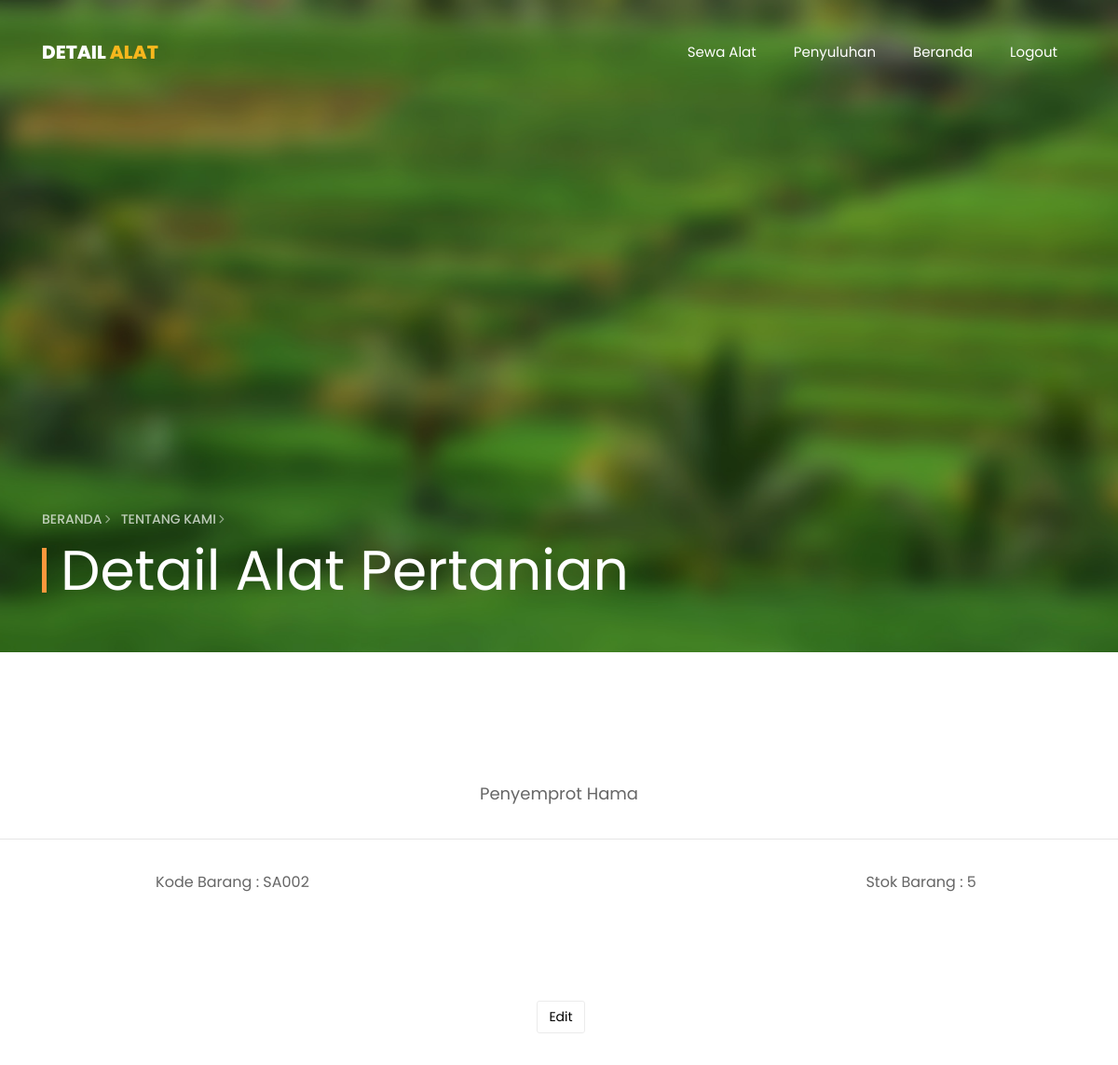
Before: /sewaalat/detailbarang_admin.php?id=SA002 (upper part) with the older database file.
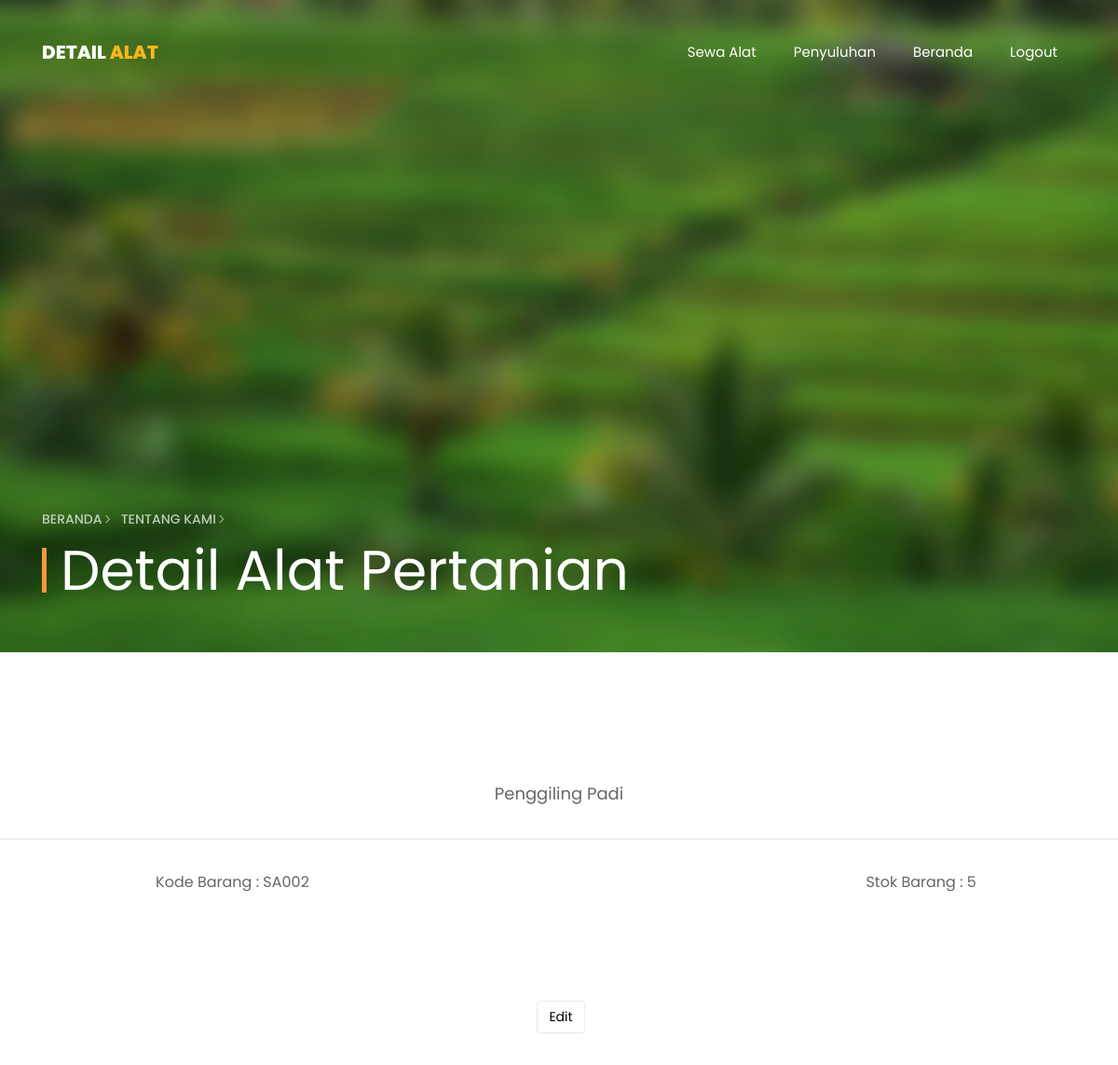
After: the same page with the newer database file.
### tables this page shows
CREATE TABLE `barang` (
  `id_barang` varchar(5) NOT NULL,
  `nama_barang` varchar(20) NOT NULL,
  `harga` int(11) NOT NULL,
  `stok` int(11) NOT NULL,
  `gambar` varchar(255) NOT NULL
);

### sewaalat/detailbarang_admin.php (the view, shortened to what this page needs)
<?php
  require_once '../koneksi.php';
?>
<!DOCTYPE html>
<html lang="en">
  <head>
    <link rel="stylesheet" href="css/open-iconic-bootstrap.min.css">
    <link rel="stylesheet" href="css/animate.css">
    <link rel="stylesheet" href="css/owl.carousel.min.css">
    <link rel="stylesheet" href="css/owl.theme.default.min.css">
    <link rel="stylesheet" href="css/magnific-popup.css">
    <link rel="stylesheet" href="css/aos.css">
    <link rel="stylesheet" href="css/ionicons.min.css">
    <link rel="stylesheet" href="css/bootstrap-datepicker.css">
    <link rel="stylesheet" href="css/jquery.timepicker.css">
    <link rel="stylesheet" href="css/flaticon.css">
    <link rel="stylesheet" href="css/icomoon.css">
    <link rel="stylesheet" href="css/style.css">
  </head>
  <body>
	  <nav class="navbar navbar-expand-lg navbar-dark ftco_navbar bg-dark ftco-navbar-light" id="ftco-navbar">
	    <div class="container">
	      <a class="navbar-brand" href="">Detail <span>Alat</span></a>
	      <div class="collapse navbar-collapse" id="ftco-nav">
	        <ul class="navbar-nav ml-auto">
	          <li class="nav-item"><a href="sewaadmin.php" class="nav-link">Sewa Alat</a></li>
            <li class="nav-item"><a href="../indexpenyuluhan.php" class="nav-link">Penyuluhan</a></li>
            <li class="nav-item"><a href="../index_admin.php" class="nav-link">Beranda</a></li>
            <li class="nav-item"><a href="../logout.php" class="nav-link">Logout</a></li>
	        </ul>
	      </div>
	    </div>
	  </nav>
    <section class="hero-wrap hero-wrap-2 js-fullheight" style="background-image: url('images/sawah.jpg');" data-stellar-background-ratio="0.5">
      <div class="overlay"></div>
      <div class="container">
        <div class="row no-gutters slider-text js-fullheight align-items-end justify-content-start">
          <div class="col-md-9 ftco-animate pb-5">
          	<p class="breadcrumbs"><span class="mr-2"><a href="../index_admin.php">Beranda <i class="ion-ios-arrow-forward"></i></a></span> <span><a href="../about.php">Tentang Kami <i class="ion-ios-arrow-forward"></i></a></span></p>
            <h1 class="mb-3 bread">Detail Alat Pertanian</h1>
          </div>
        </div>
      </div>
    </section>
    <section class="ftco-section ftco-alat-details">
      <?php if (isset($_GET['id'])): ?>
      <?php
        $id = $_GET['id'];
        $result = mysqli_query($host,"SELECT * FROM barang WHERE id_barang = '$id'");
      ?>
      <?php while ($data = mysqli_fetch_assoc($result)) { ?>
      	<div class="row">
      		<div class="col-md-12 pills">
						<div class="bd-example bd-example-tabs">
							<div class="d-flex justify-content-center">
							  <ul class="nav nav-pills mb-3" id="pills-tab" role="tablist">
							    <li class="nav-item">
							      <p><?= $data['nama_barang']; ?></p>
							    </li>
							  </ul>
							</div>
						  <div class="tab-content" id="pills-tabContent">
						    <div class="tab-pane fade show active" id="pills-description" role="tabpanel" aria-labelledby="pills-description-tab">
                  <div class="row block-9 justify-content-center mb-5">
          <div class="col-md-8 mb-md-5">
						      <p>Kode Barang : <?= $data['id_barang']; ?></p>
                </div>
                <div class="form-group">
                <p>Stok Barang : <?= $data['stok']; ?></p>
                </div>
            </div>
            <center><div><a href="editbarang_admin.php?id=<?php echo $data['id_barang']; ?>" class="btn btn-black btn-outline-black ml-1">Edit</a>
            </div>
          </center>
          </div>
						  </div>
						</div>
		      </div>
				</div>
      <?php } ?>
      <?php endif ?>
    </section>
  </body>
</html>

Changed rows visible on the page:
changed barang "SA002": nama_barang "Penyemprot Hama" → "Penggiling Padi"
